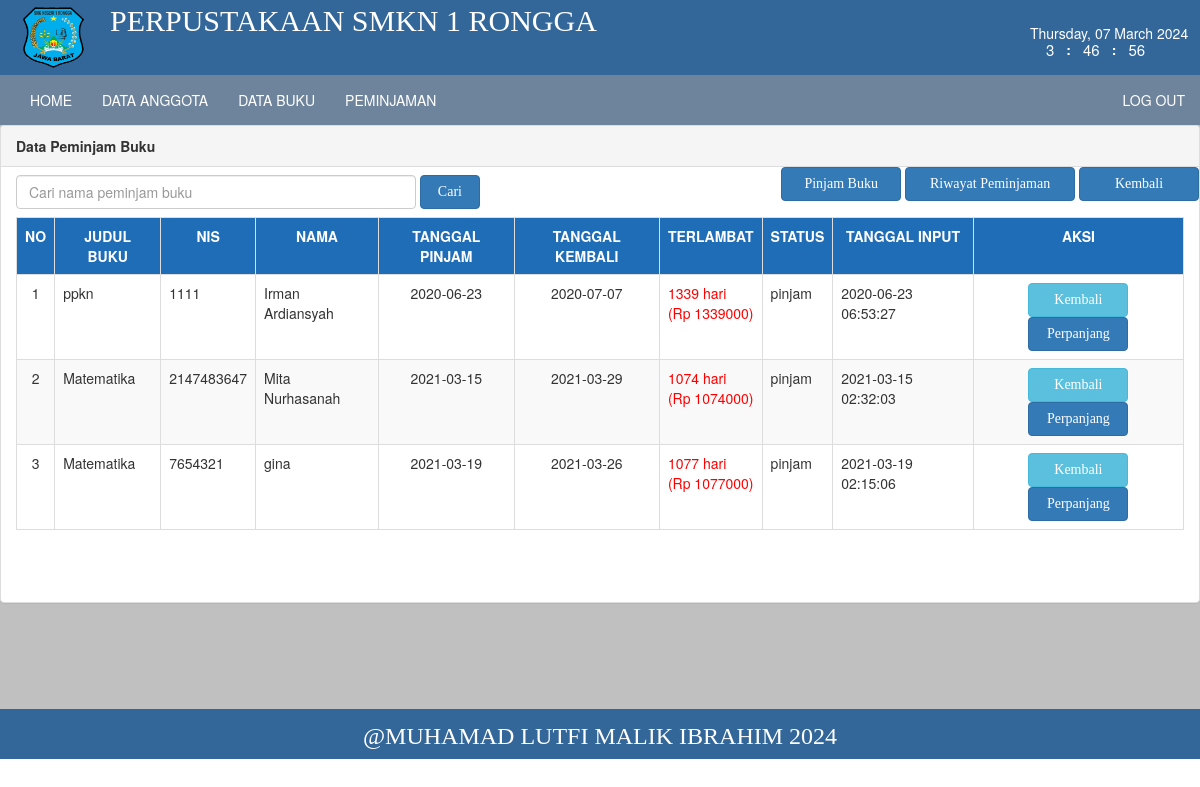
The page /perpus/index.php?page=transaksi (signed in) on the database its author committed.
### tables this page shows
CREATE TABLE `transaksi` (
  `id` int(11) NOT NULL,
  `judul` varchar(255) NOT NULL,
  `nis` varchar(11) NOT NULL,
  `nama` varchar(250) NOT NULL,
  `tglpinjam` varchar(30) NOT NULL,
  `tglkembali` varchar(30) NOT NULL,
  `status` varchar(100) NOT NULL,
  `tglinput` timestamp NOT NULL DEFAULT current_timestamp() ON UPDATE current_timestamp()
);

### perpus/transaksi/function.php (called while the page is built)
<?php
 function terlambat($tgl_dateline, $tglkembali){
 $tgl_dateline_pecah = explode("-", $tgl_dateline);
 $tgl_dateline_pecah = $tgl_dateline_pecah[2]."-".$tgl_dateline_pecah[1]."-".$tgl_dateline_pecah[0];
 $tglkembali_pecah = explode("-", $tglkembali);
 $tglkembali_pecah = $tglkembali_pecah[2]."-".$tglkembali_pecah[1]."-".$tglkembali_pecah[0];
 $selisih = strtotime($tglkembali_pecah)-strtotime($tgl_dateline_pecah);
 $selisih = $selisih/86400;
 if ($selisih>=1) {
 	$hasil_tgl = floor($selisih);
 }else{
 	$hasil_tgl = 0;
 }
return $hasil_tgl;
}
?>

### perpus/transaksi/transaksi.php (the view, shortened to what this page needs)
<head>
<!DOCTYPE html>
<html lang="en">
    <link href="css/bootstrap.min.css" rel="stylesheet">
<link href="css/bootstrap.min.css" rel="stylesheet">
<link rel="stylesheet" type="text/css" href="css/style.css">
<link rel="stylesheet" type="text/css" href="css/tampil.css">
<link rel="stylesheet" type="text/css" href="css/btn.css">
</head>
<body>
<div class="panel panel-default" style="min-height: 478px;">
<div class="panel-heading"><b>Data Peminjam Buku</b></div>
  <form class="navbar-form navbar-left" action="" method="POST">
        <div class="form-group">
          <input type="text" class="form-control" name="cari" placeholder="Cari nama peminjam buku" style="width:400px;">
        </div>
        <button type="submit" class="btn btn-primary" style="width: 60px;">Cari</button>
</form>
<div align="right">
<a href="index.php?page=tambahtransaksi"><button class="btn btn-primary" style="width: 120px;">Pinjam Buku</button></a>
<a href="index.php?page=datapengembali"><button class="btn btn-primary" style="width: 170px;">Riwayat Peminjaman</button></a>
<input type="button" value="Kembali" class="btn btn-primary" style="width: 120px;" onclick="history.go(-1);">
</div>
<div class="panel-body">
<table class="table table-bordered table-striped table-hover">
<tr>
<th><center>No</center></th>
<th><center>Judul Buku</center></th>
<th><center>Nis</center></th>
<th><center>Nama</center></th>
<th><center>Tanggal Pinjam</center></th>
<th><center>Tanggal Kembali</center></th>
<th><center>Terlambat</center></th>
<th><center>Status</center></th>
<th><center>Tanggal Input<center></th>
<th><center>Aksi<center></th>
</tr>
<?php
include "koneksi.php";
if (isset($_POST['cari'])) {
    $cari=$_POST['cari'];
    $tampil=$konek -> query("select * from transaksi where status='pinjam' and nama like '%".$cari."%'");
}else{
$tampil = $konek -> query ("select * from transaksi where status='pinjam'");
}
$no = 1;
while ($a = $tampil -> fetch_array()){
?>
<tr>
    <td><center><?php echo $no++;?></center></td>
    <td><?php echo $a['judul'];?></td>
    <td><?php echo $a['nis'];?></td>
    <td><?php echo $a['nama'];?></td>
    <td><center><?php echo $a['tglpinjam'];?></center></td>
    <td><center><?php echo $a['tglkembali'];?></center></td>
    <td>
        <?php
        $denda = 1000;
        $tgl_dateline = $a['tglkembali'];
        $tglkembali = date('Y-m-d');
        $lambat = terlambat ($tgl_dateline, $tglkembali);
        $denda = $lambat * $denda;
        if ($lambat>0) {
            echo "
            <font color='red'>$lambat hari<br>(Rp $denda)</font>
            ";
        }else{
            echo $lambat."Hari";
        }
        ?>
    </td>
    <td><?php echo $a['status'];?></td>
    <td><?php echo $a['tglinput'];?></td>
<td>
    <center>
        <a href="index.php?page=kembali&id=<?php echo $a['id']; ?>&judul=<?php echo $a['judul'];?>" class="btn btn-info" style="width: 100px;">Kembali</a>
        <a href="index.php?page=perpanjang&id=<?php echo $a['id'];?>&judul=<?php echo $a['judul']?>&lambat=<?php echo $lambat?>&tglkembali=<?php echo  $a['tglkembali']?>" class="btn btn-primary" style="width: 100px;">Perpanjang</a>
    </center>
</td>
<?php
}
?>
</tr>
</table>
</div>
</div>
</body>
  </body>
</html>

### perpus/css/style.css (style rules this page uses)
body { background-color:white ; }

### perpus/css/home.css (style rules this page uses)
.btn { background: #333; border-radius: 5px; padding: 5px; font-family: tahoma; text-decoration: none; width: 90%; color: white; border: none; }

### perpus/css/tampil.css (style rules this page uses)
th { background: #1e6db6; color: #fff; text-transform: uppercase; }
.table { font-size: 1em; width: 100%; }

### rows shown on the page
transaksi: judul "ppkn", nis "1111", nama "Irman Ardiansyah", tglpinjam "2020-06-23", tglkembali "2020-07-07", tglkembali "1339", denda "1339000", status "pinjam", tglinput "2020-06-23 06:53:27"
transaksi: judul "Matematika", nis "2147483647", nama "Mita Nurhasanah", tglpinjam "2021-03-15", tglkembali "2021-03-29", tglkembali "1074", denda "1074000", status "pinjam", tglinput "2021-03-15 02:32:03"
transaksi: judul "Matematika", nis "7654321", nama "gina", tglpinjam "2021-03-19", tglkembali "2021-03-26", tglkembali "1077", denda "1077000", status "pinjam", tglinput "2021-03-19 02:15:06"
